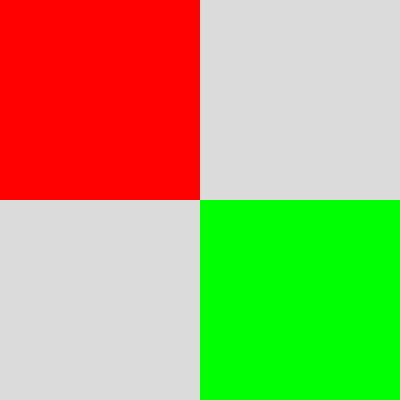
Frame 1 (no input)
Frame 60 (no input): identical to frame 1, image omitted
Frame 120 (the mouse pressed at the canvas centre since frame 60): identical to frame 1, image omitted

The p5.js sketch that drew this single still picture (run headless with seeded random() and noise() and a simulated clock; from frame 60 on, the mouse is pressed at the canvas centre):

// p5.js sketch
// ── sketch.js
function setup() {
  createCanvas(400, 400);
}

function draw() {
  background(220);
  noStroke();
  fill(255,0,0);
  rect(0,0, 200,200);
  
  fill(0,255,0);
  translate(200,200);
  rect(0,0,200,200);
}
